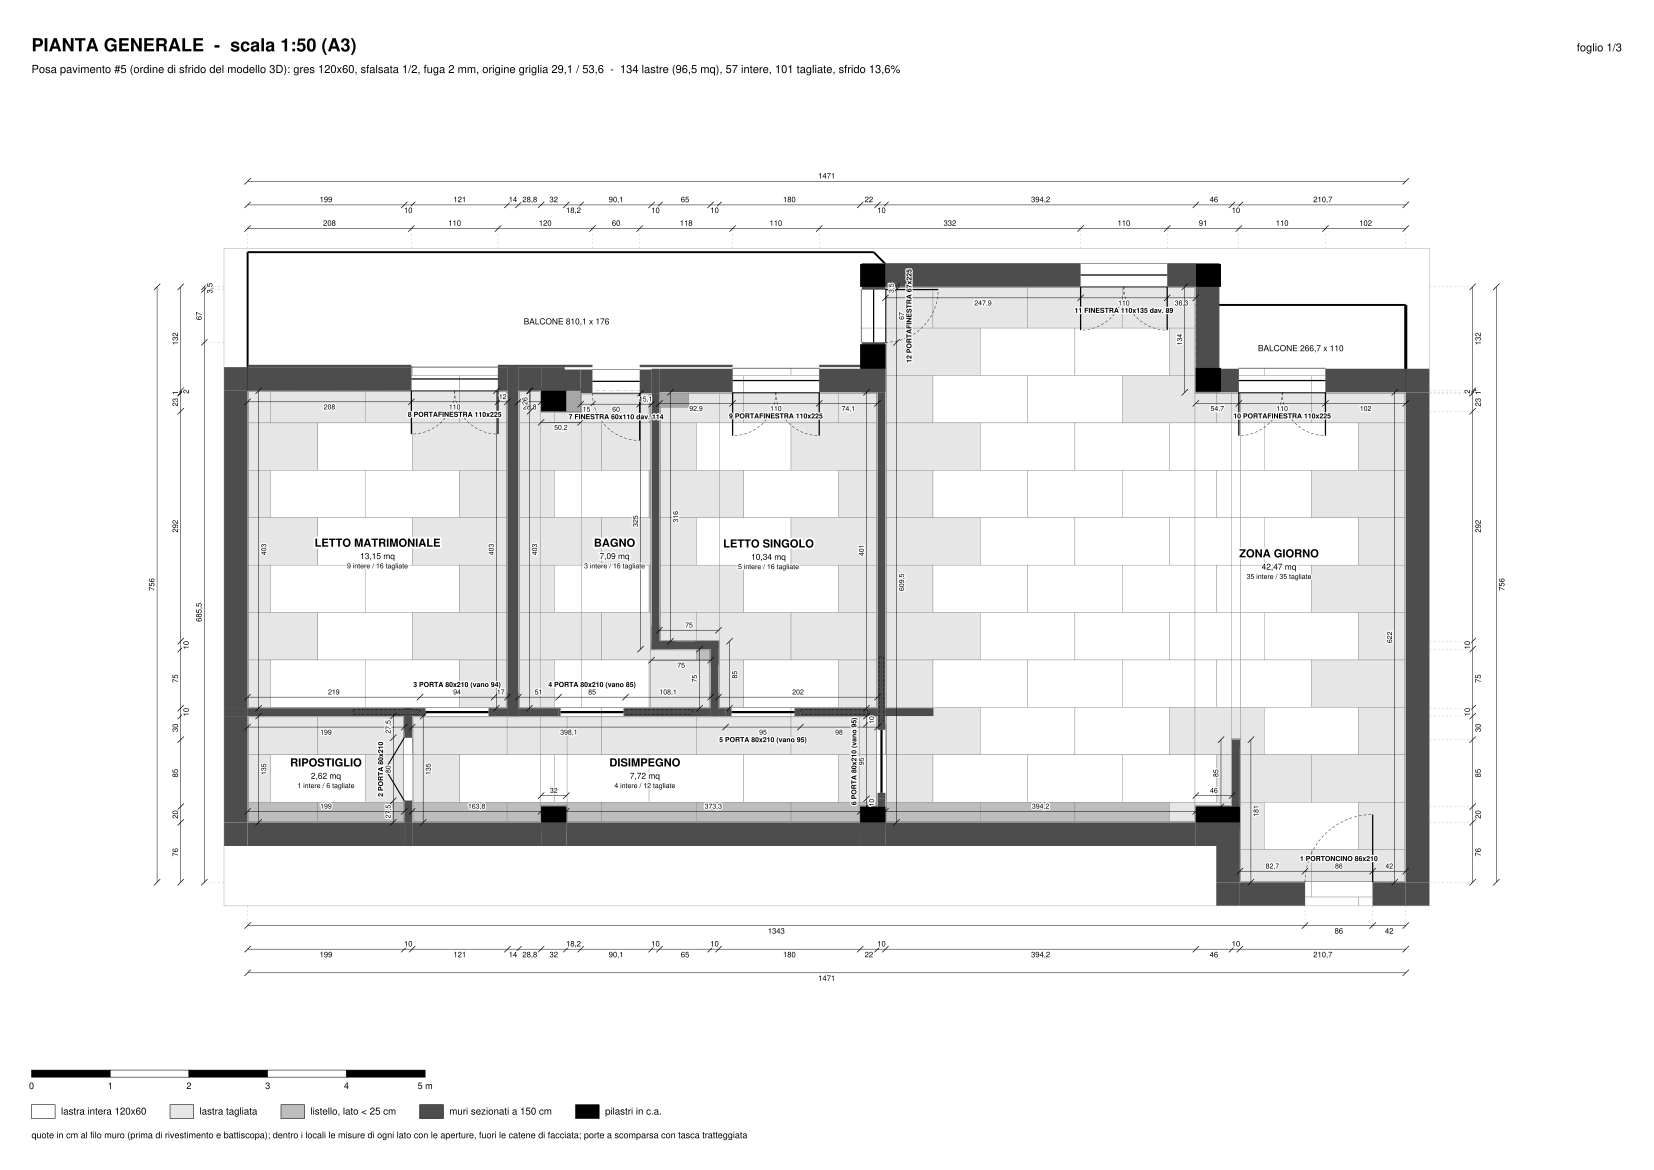

Write Python code to recreate this figure.
"""Piantina 2D in PDF: pianta intera e due ingrandimenti (zona giorno, zona notte).

Su ogni foglio: muri sezionati, infissi, posa del pavimento lastra per lastra,
quote del perimetro, dei muri di ogni locale e delle aperture. La posa e' quella
col numero mostrato nel modello 3D (ordine di sfrido della tabella pavimento).
Tutta la geometria arriva da casa_pianta.py e casa_3d.py: qui non c'e' nessuna misura.

Esecuzione:  python piantina_2d.py            (posa #5 del 3D)
             python piantina_2d.py --posa3d=N
"""

import contextlib
import io
import math
import sys

with contextlib.redirect_stdout(io.StringIO()):
    import casa_pianta as cp
    import casa_3d as c3

from reportlab.lib import colors
from reportlab.lib.pagesizes import A3, landscape, portrait
from reportlab.lib.units import mm
from reportlab.pdfbase.pdfmetrics import stringWidth
from reportlab.pdfgen import canvas

OUT = r"c:\WORK\GH\piantina_2d.pdf"
POSA_3D = 5
for _a in sys.argv[1:]:
    if _a.startswith("--posa3d="):
        POSA_3D = int(_a.split("=", 1)[1])

# stesso ordinamento della tabella del 3D: sfrido crescente, a pari merito l'indice
_ord = sorted(range(len(c3.POSA)), key=lambda k: (c3.POSA[k]["stat"]["sfrido"], k))
K_POSA = _ord[POSA_3D - 1]
I_FORMATO = next(i for i, f in enumerate(cp.FORMATI) if c3._POSA_DI[c3._chiave_pav(f)] == K_POSA)
cp.usa_formato(I_FORMATO)
VAR = cp.OTTIMO
STAT = c3.POSA[K_POSA]["stat"]

H_TAGLIO = 150.0       # quota del piano di sezione: sotto ci sono tutti i davanzali
SCALE = (20, 25, 30, 40, 50, 75, 100)
MARG, TITOLO, LEGENDA, FASCIA = 8 * mm, 15 * mm, 19 * mm, 20 * mm
LIVELLI = (5 * mm, 11 * mm, 17 * mm)     # distanza delle tre catene esterne dal riquadro
DIM_INT = 14.0                           # quote dei locali: rientro dal filo muro (cm)

NOTTE = [n for n in cp.LOCALI if n != "ZONA GIORNO"]
FOGLI = [
    ("PIANTA GENERALE", list(cp.LOCALI), True),
    ("ZONA GIORNO - soggiorno, cucina, ingresso", ["ZONA GIORNO"], False),
    ("ZONA NOTTE - camere, bagno, disimpegno, ripostiglio", NOTTE, False),
]

# bianco e nero: solo grigi, per la stampa
NERO = colors.black
C_MURO = colors.HexColor("#4d4d4d")
C_CA = NERO
C_CANNA = colors.HexColor("#a6a6a6")
C_FUGA = colors.HexColor("#7a7a7a")
C_GRIGIO = colors.HexColor("#9a9a9a")
C_QUOTA = C_EST = C_INFISSO = C_VETRO = C_LOCALE = C_PEZZO = NERO
C_INTERA, C_TAGLIATA, C_LISTELLO = colors.white, colors.HexColor("#e6e6e6"), colors.HexColor("#bdbdbd")
CLASSI = [(C_INTERA, f"lastra intera {cp.NOME_FORMATO}"),
          (C_TAGLIATA, "lastra tagliata"),
          (C_LISTELLO, f"listello, lato < {cp.SLIVER:.0f} cm")]


def tono(c):
    if c["intera"]:
        return C_INTERA
    return C_LISTELLO if c["lato"] < cp.SLIVER else C_TAGLIATA


def fmt(v):
    """Misura in cm: decimale solo se c'e' (rilievo al mm sulle luci)."""
    s = f"{v:.1f}"
    return s[:-2] if s.endswith(".0") else s.replace(".", ",")


def lato_apertura(t, locali):
    """Il lato di locale che ospita l'apertura: (nome, orizz, c, a, b, dentro, va, vb)."""
    tipo, x0, y0, x1, y1, _lb = t
    ao = abs(y1 - y0) < abs(x1 - x0)
    q = y0 if ao else x0
    va, vb = (min(x0, x1), max(x0, x1)) if ao else (min(y0, y1), max(y0, y1))
    for nome in locali:
        for orizz, c, a, b, dentro in cp.lati(cp.LOCALI[nome]["poly"]):
            if orizz == ao and abs(c - q) <= 11 and min(b, vb) - max(a, va) > 1:
                return nome, orizz, c, a, b, dentro, va, vb
    return None


def regione(locali, balconi):
    xs = [p[0] for n in locali for p in cp.LOCALI[n]["poly"]]
    ys = [p[1] for n in locali for p in cp.LOCALI[n]["poly"]]
    r = [min(xs) - cp.SP_EST, min(ys) - cp.SP_EST, max(xs) + cp.SP_EST, max(ys) + cp.SP_EST]
    if balconi:
        for b in cp.BALCONI:
            r = [min(r[0], b[0] - 5), min(r[1], b[1] - 5), max(r[2], b[2] + 5), max(r[3], b[3] + 5)]
    return r


def impagina(reg):
    """Formato e scala standard piu' grande che fa stare la regione nel foglio."""
    rw, rh = reg[2] - reg[0], reg[3] - reg[1]
    for s in SCALE:
        for fmt_ in (landscape(A3), portrait(A3)):
            w, h = fmt_
            aw = w - 2 * MARG - 2 * FASCIA
            ah = h - 2 * MARG - TITOLO - LEGENDA - 2 * FASCIA
            k = 10 * mm / s
            if rw * k <= aw and rh * k <= ah:
                return fmt_, s, k
    raise ValueError("regione troppo grande per l'A3")


class Foglio:
    def __init__(self, cv, reg, locali, generale):
        self.cv, self.reg, self.locali, self.generale = cv, reg, locali, generale
        (self.w, self.h), self.scala, self.k = impagina(reg)
        cv.setPageSize((self.w, self.h))
        rw, rh = (reg[2] - reg[0]) * self.k, (reg[3] - reg[1]) * self.k
        aw = self.w - 2 * MARG - 2 * FASCIA
        ah = self.h - 2 * MARG - TITOLO - LEGENDA - 2 * FASCIA
        self.fx0 = MARG + FASCIA + (aw - rw) / 2
        self.fy1 = self.h - MARG - TITOLO - FASCIA - (ah - rh) / 2
        self.fx1, self.fy0 = self.fx0 + rw, self.fy1 - rh
        self.dim = 5.0 if generale else 6.5

    def X(self, x):
        return self.fx0 + (x - self.reg[0]) * self.k

    def Y(self, y):
        return self.fy1 - (y - self.reg[1]) * self.k

    # ---------------- primitive ----------------
    def rett(self, x0, y0, x1, y1, fill=None, stroke=None, lw=0.3, dash=None):
        cv = self.cv
        cv.saveState()
        if dash:
            cv.setDash(*dash)
        if stroke is not None:
            cv.setStrokeColor(stroke)
            cv.setLineWidth(lw)
        if fill is not None:
            cv.setFillColor(fill)
        cv.rect(self.X(min(x0, x1)), self.Y(max(y0, y1)), abs(x1 - x0) * self.k, abs(y1 - y0) * self.k,
                stroke=int(stroke is not None), fill=int(fill is not None))
        cv.restoreState()

    def linea(self, x0, y0, x1, y1, col, lw, dash=None):
        cv = self.cv
        cv.saveState()
        cv.setStrokeColor(col)
        cv.setLineWidth(lw)
        if dash:
            cv.setDash(*dash)
        cv.line(self.X(x0), self.Y(y0), self.X(x1), self.Y(y1))
        cv.restoreState()

    def testo(self, px, py, s, size, col, bold=False, rot=0, alone=True):
        """Testo centrato nel punto (px, py) della pagina, con alone bianco."""
        cv = self.cv
        font = "Helvetica-Bold" if bold else "Helvetica"
        w = stringWidth(s, font, size)
        cv.saveState()
        cv.translate(px, py)
        cv.rotate(rot)
        if alone:
            t = cv.beginText(-w / 2, -size * 0.35)
            t.setFont(font, size)
            t.setTextRenderMode(1)
            cv.setStrokeColor(colors.white)
            cv.setLineWidth(size * 0.35)
            cv.setLineJoin(1)
            t.textOut(s)
            # il modo di resa resta nello stato grafico: si rimette "pieno" prima di ET
            t.setTextRenderMode(0)
            cv.drawText(t)
        cv.setFillColor(col)
        cv.setFont(font, size)
        cv.drawString(-w / 2, -size * 0.35, s)
        cv.restoreState()

    def tick(self, px, py, col, lw=0.5):
        d = 0.8 * mm
        self.cv.setStrokeColor(col)
        self.cv.setLineWidth(lw)
        self.cv.line(px - d, py - d, px + d, py + d)

    def catena(self, vals, orizz, pos, verso, col, size, estremi=None):
        """Catena di quote in coordinate di pagina: pos e' la quota della linea
        (Y se orizz, X se verticale), verso = +1/-1 dove scrivere i numeri."""
        cv = self.cv
        vals = sorted({round(v, 1) for v in vals})
        if len(vals) < 2:
            return
        P = self.X if orizz else self.Y
        cv.saveState()
        cv.setStrokeColor(col)
        cv.setLineWidth(0.35)
        if orizz:
            cv.line(P(vals[0]), pos, P(vals[-1]), pos)
        else:
            cv.line(pos, P(vals[0]), pos, P(vals[-1]))
        for v in vals:
            self.tick(P(v), pos, col) if orizz else self.tick(pos, P(v), col)
            if estremi is not None:
                cv.setStrokeColor(C_GRIGIO)
                cv.setLineWidth(0.2)
                cv.setDash(1.5, 1.5)
                if orizz:
                    cv.line(P(v), estremi, P(v), pos + verso * 1.2 * mm)
                else:
                    cv.line(estremi, P(v), pos + verso * 1.2 * mm, P(v))
                cv.setDash()
        cv.restoreState()
        prima = None
        for i, (a, b) in enumerate(zip(vals, vals[1:])):
            s = fmt(b - a)
            lung = abs(P(b) - P(a))
            w = stringWidth(s, "Helvetica", size)
            off = 0.6 * mm + size * 0.4
            # numeri che non stanno nel tratto: sfalsati sull'altro lato, a turno
            if w + 1.5 > lung:
                prima = not prima if prima is not None else True
                if prima:
                    off = -off
            else:
                prima = None
            m = (P(a) + P(b)) / 2
            if orizz:
                self.testo(m, pos + verso * off, s, size, col)
            else:
                self.testo(pos + verso * off, m, s, size, col, rot=90)

    # ---------------- contenuto ----------------
    def posa(self):
        for nome in cp.LOCALI:
            for c in VAR["loc"][nome]["celle"]:
                col = tono(c)
                for p in c["parti"]:
                    self.rett(p[0], p[1], p[2], p[3], fill=col, stroke=C_FUGA, lw=0.25)
        # il pavimento prosegue sotto le porte, con la stessa griglia
        interne = {s["k"] for s in cp.SOGLIE_INTERNE} if VAR.get("o_loc") else set()
        for nome, k, r in c3.soglie_loc:
            if k in interne:
                continue
            ox, oy = VAR.get("o_loc", {}).get(nome, VAR["o"])
            for a0, a1, b0, b1 in cp._griglia(r, ox, oy):
                x0, x1 = max(a0, r[0]), min(a1, r[2])
                y0, y1 = max(b0, r[1]), min(b1, r[3])
                if x1 - x0 > 0.05 and y1 - y0 > 0.05:
                    self.rett(x0, y0, x1, y1, fill=colors.white, stroke=C_FUGA, lw=0.25)
        for d in cp.LOCALI.values():
            p = self.cv.beginPath()
            pts = d["fin"]
            p.moveTo(self.X(pts[0][0]), self.Y(pts[0][1]))
            for x, y in pts[1:]:
                p.lineTo(self.X(x), self.Y(y))
            p.close()
            self.cv.setStrokeColor(C_FUGA)
            self.cv.setLineWidth(0.35)
            self.cv.drawPath(p, stroke=1, fill=0)

    def balconi(self):
        cv = self.cv
        for x0, y0, x1, y1, rn, ro, re, sm in cp.BALCONI:
            pts = ((x0, y0), (x1 - sm, y0), (x1, y0 + sm), (x1, y1), (x0, y1))
            p = cv.beginPath()
            p.moveTo(self.X(pts[0][0]), self.Y(pts[0][1]))
            for x, y in pts[1:]:
                p.lineTo(self.X(x), self.Y(y))
            p.close()
            cv.saveState()
            cv.setFillColor(colors.white)
            cv.setStrokeColor(C_GRIGIO)
            cv.setLineWidth(0.3)
            cv.setDash(3, 2)
            cv.drawPath(p, stroke=1, fill=1)
            cv.restoreState()
            ring = []
            if rn:
                ring.append((x0, y0, x1 - sm, y0))
                if sm:
                    ring.append((x1 - sm, y0, x1, y0 + sm))
            if ro:
                ring.append((x0, y0, x0, y1))
            if re:
                ring.append((x1, y0 + sm, x1, y1))
            for r in ring:
                self.linea(*r, NERO, 1.4)
            self.testo(self.X((x0 + x1) / 2), self.Y((y0 + y1) / 2), f"BALCONE {fmt(x1 - x0)} x {fmt(y1 - y0)}",
                       self.dim + 1, NERO)
        for x0, y0, x1, y1, _h in cp.SEPARE:
            self.linea(x0, y0, x1, y1, NERO, 2.2)

    def muri(self):
        for a, b, cc, orizz, q0, q1, sp in c3.muri:
            if not q0 <= H_TAGLIO < q1:
                continue
            if orizz:
                self.rett(a, cc - sp / 2, b, cc + sp / 2, fill=C_MURO)
            else:
                self.rett(cc - sp / 2, a, cc + sp / 2, b, fill=C_MURO)
        # i muri sono generati lato per lato: negli spigoli convessi dei locali
        # (angoli esterni e innesti dei tramezzi) resta un quadrato vuoto
        def verso(d):
            """Normale verso l'interno del locale per un lato percorso nella direzione d."""
            return (-math.copysign(1, d[1]) if d[1] else 0, math.copysign(1, d[0]) if d[0] else 0)

        def sp_presso(nome, v, d, s):
            """Spessore del muro del lato di direzione d, nei 3 cm accanto al vertice v."""
            orizz = bool(d[0])
            c, t = (v[1], v[0]) if orizz else (v[0], v[1])
            return cp.spessore(nome, c, orizz, *sorted((t, t + s * math.copysign(3, d[0] or d[1]))))

        for nome, d in cp.LOCALI.items():
            poly = d["poly"]
            for i, v in enumerate(poly):
                p, q = poly[i - 1], poly[(i + 1) % len(poly)]
                da = (v[0] - p[0], v[1] - p[1])
                db = (q[0] - v[0], q[1] - v[1])
                na, nb = verso(da), verso(db)
                if db[0] * na[0] + db[1] * na[1] <= 0:      # spigolo rientrante
                    continue
                ta, tb = sp_presso(nome, v, da, -1), sp_presso(nome, v, db, 1)
                self.rett(v[0], v[1], v[0] - na[0] * ta - nb[0] * tb, v[1] - na[1] * ta - nb[1] * tb,
                          fill=C_MURO)
        for x0, y0, x1, y1, lb in cp.PILASTRI:
            self.rett(x0, y0, x1, y1, fill=C_CA)
            if not self.generale:
                self.testo(self.X((x0 + x1) / 2), self.Y((y0 + y1) / 2), lb, self.dim, colors.white,
                           bold=True, alone=False)
        for x0, y0, x1, y1, lb in cp.CANNE:
            self.rett(x0, y0, x1, y1, fill=C_CANNA)

    def infissi(self):
        cv = self.cv
        for n, t in enumerate(cp.APERTURE, 1):
            tipo = t[0]
            lato = lato_apertura(t, cp.LOCALI)
            if not lato:
                continue
            nome, orizz, c, a, b, dentro, va, vb = lato
            sp = cp.spessore(nome, c, orizz, va, vb)
            cc = c - dentro * sp / 2

            def P(s, q):   # s lungo il muro, q trasversale
                return (self.X(s), self.Y(q)) if orizz else (self.X(q), self.Y(s))

            def seg(s0, q0, s1, q1, col, lw, dash=None):
                cv.saveState()
                cv.setStrokeColor(col)
                cv.setLineWidth(lw)
                if dash:
                    cv.setDash(*dash)
                cv.line(*P(s0, q0), *P(s1, q1))
                cv.restoreState()

            def arco(cs, cq, r, s_da, q_da):
                """Quarto di cerchio dal punto (s_da, q_da) attorno al cardine (cs, cq)."""
                pts = []
                a0 = math.atan2(q_da - cq, s_da - cs)
                a1 = math.atan2(dentro, 0)
                da = (a1 - a0 + math.pi) % (2 * math.pi) - math.pi
                for i in range(25):
                    an = a0 + da * i / 24
                    pts.append(P(cs + r * math.cos(an), cq + r * math.sin(an)))
                p = cv.beginPath()
                p.moveTo(*pts[0])
                for q in pts[1:]:
                    p.lineTo(*q)
                cv.saveState()
                cv.setStrokeColor(C_INFISSO)
                cv.setLineWidth(0.3)
                cv.setDash(2, 1.5)
                cv.drawPath(p, stroke=1, fill=0)
                cv.restoreState()

            def anta(cardine, libero):
                """Anta a battente aperta a 90 gradi verso il locale, con il suo arco."""
                r = abs(libero - cardine)
                seg(cardine, c, cardine, c + dentro * r, C_INFISSO, 0.9)
                arco(cardine, c, r, libero, c)

            if tipo in ("finestra", "portafinestra"):
                # telaio a filo interno e vetro
                seg(va, c, vb, c, C_VETRO, 0.5)
                seg(va, cc, vb, cc, C_VETRO, 0.9)
                seg(va, c - dentro * sp, vb, c - dentro * sp, C_VETRO, 0.3)
                if c3.ANTE_N.get(n, 1) == 2:
                    m = (va + vb) / 2
                    anta(va, m)
                    anta(vb, m)
                elif c3.CARDINI.get(n, 1):
                    anta(vb, va)
                else:
                    anta(va, vb)
            elif tipo == "battente":
                if c3.CARDINI.get(n, 1):
                    anta(vb, va)
                else:
                    anta(va, vb)
            elif n in cp.PIEGHEVOLI:
                m = (va + vb) / 2
                seg(va, c, m, c + dentro * 24, C_INFISSO, 0.8)
                seg(m, c + dentro * 24, vb, c, C_INFISSO, 0.8)
            else:
                # scomparsa: anta chiusa nel vano e tasca tratteggiata nel muro
                la, lb = va, vb
                if vb - va > cp.ANTA + 1:
                    mg = (vb - va - cp.ANTA) / 2
                    la, lb = va + mg, vb - mg
                seg(la, cc, lb, cc, C_INFISSO, 1.6)
                if n in cp.TASCHE:
                    t0, t1 = cp.TASCHE[n]
                    for q in (cc - 3, cc + 3):
                        seg(t0, q, t1, q, C_INFISSO, 0.35, (2, 1.2))
                    for s in (t0, t1):
                        seg(s, cc - 3, s, cc + 3, C_INFISSO, 0.35, (2, 1.2))

    def quote_locali(self):
        """Una quota per lato di ogni locale; dove ci sono aperture diventa una catena."""
        assegnate = {}
        for n, t in enumerate(cp.APERTURE, 1):
            lato = lato_apertura(t, self.locali)
            if lato:
                assegnate.setdefault((lato[0], lato[1], round(lato[2], 1)), []).append((n, t, lato))
        for nome in self.locali:
            for orizz, c, a, b, dentro in cp.lati(cp.LOCALI[nome]["poly"]):
                if b - a < 25:
                    continue
                vals = [a, b]
                for n, t, (_nm, _o, _c, _a, _b, _d, va, vb) in assegnate.get((nome, orizz, round(c, 1)), []):
                    vals += [max(va, a), min(vb, b)]
                q = c + dentro * DIM_INT
                pos = self.Y(q) if orizz else self.X(q)
                verso = -dentro if orizz else dentro
                self.catena(vals, orizz, pos, verso, C_QUOTA, self.dim)
        # sigla di ogni apertura, dentro il locale che la quota
        for lst in assegnate.values():
            for n, t, (nome, orizz, c, a, b, dentro, va, vb) in lst:
                tipo = t[0]
                z0, z1 = cp.quote_vano(n, tipo)
                if tipo in ("porta", "passaggio"):
                    luce = min(vb - va, cp.ANTA)
                    s = f"{n} PORTA {fmt(luce)}x{fmt(z1 - z0)}"
                    if vb - va > luce + 1:
                        s += f" (vano {fmt(vb - va)})"
                elif tipo == "battente":
                    s = f"{n} PORTONCINO {fmt(vb - va)}x{fmt(z1 - z0)}"
                elif tipo == "finestra":
                    s = f"{n} FINESTRA {fmt(vb - va)}x{fmt(z1 - z0)} dav. {fmt(z0)}"
                else:
                    s = f"{n} PORTAFINESTRA {fmt(vb - va)}x{fmt(z1 - z0)}"
                q = c + dentro * (DIM_INT + 16)
                m = (va + vb) / 2
                if orizz:
                    self.testo(self.X(m), self.Y(q), s, self.dim, C_INFISSO, bold=True)
                else:
                    self.testo(self.X(q), self.Y(m), s, self.dim, C_INFISSO, bold=True, rot=90)

    def etichette(self):
        for nome in self.locali:
            d = cp.LOCALI[nome]
            l = VAR["loc"][nome]
            x0, y0, x1, y1 = d["bb"]
            cx, cy = d.get("lab", ((x0 + x1) / 2, (y0 + y1) / 2))
            px, py = self.X(cx), self.Y(cy)
            s = self.dim + 3
            self.testo(px, py + s * 0.6, nome, s, C_LOCALE, bold=True)
            self.testo(px, py - s * 0.6, f"{d['area']:.2f} mq".replace(".", ","), self.dim + 1, C_LOCALE)
            self.testo(px, py - s * 0.6 - self.dim * 1.4,
                       f"{l['intere']} intere / {l['tagli']} tagliate", self.dim, C_LOCALE)

    def pezzi(self):
        """Misure dei pezzi tagliati, scritte dentro il pezzo se ci stanno."""
        size = 4.2
        for nome in self.locali:
            for c in VAR["loc"][nome]["celle"]:
                if c["intera"]:
                    continue
                x0 = min(p[0] for p in c["parti"])
                y0 = min(p[1] for p in c["parti"])
                x1 = max(p[2] for p in c["parti"])
                y1 = max(p[3] for p in c["parti"])
                # la cella comprende una fuga: la lastra e' piu' corta di quella
                lx, ly = c["dx"] - cp.FUGA, c["dy"] - cp.FUGA
                if lx > cp.PIASTRELLA_X - 0.5 and ly > cp.PIASTRELLA_Y - 0.5:
                    continue
                s = f"{lx:.0f}x{ly:.0f}"
                w = stringWidth(s, "Helvetica", size)
                bw, bh = (x1 - x0) * self.k, (y1 - y0) * self.k
                px, py = self.X((x0 + x1) / 2), self.Y((y0 + y1) / 2)
                if w + 2 < bw and bh > size + 2:
                    self.testo(px, py, s, size, C_PEZZO, alone=False)
                elif w + 2 < bh and bw > size + 2:
                    self.testo(px, py, s, size, C_PEZZO, rot=90, alone=False)

    def quote_esterne(self):
        """Tre catene per lato: aperture in facciata, fili dei muri, totale."""
        xs = [p[0] for n in self.locali for p in cp.LOCALI[n]["poly"]]
        ys = [p[1] for n in self.locali for p in cp.LOCALI[n]["poly"]]
        vani = {"top": [], "bottom": [], "left": [], "right": []}
        rects = [r for d in cp.LOCALI.values() for r in d["rect"]]
        for n, t in enumerate(cp.APERTURE, 1):
            if t[0] not in ("finestra", "portafinestra", "battente"):
                continue
            lato = lato_apertura(t, self.locali)
            if not lato:
                continue
            nome, orizz, c, a, b, dentro, va, vb = lato
            m = (va + vb) / 2
            # in facciata solo se verso l'esterno non c'e' un altro locale davanti
            if orizz:
                davanti = any(r[0] < m < r[2] and (r[3] < c - 1 if dentro > 0 else r[1] > c + 1) for r in rects)
                lato_f = "top" if dentro > 0 else "bottom"
            else:
                davanti = any(r[1] < m < r[3] and (r[2] < c - 1 if dentro > 0 else r[0] > c + 1) for r in rects)
                lato_f = "left" if dentro > 0 else "right"
            if not davanti:
                vani[lato_f] += [va, vb]
        for lato, orizz, base, verso, vv in (
                ("top", True, self.fy1, 1, xs), ("bottom", True, self.fy0, -1, xs),
                ("left", False, self.fx0, -1, ys), ("right", False, self.fx1, 1, ys)):
            catene = [vani[lato] + [min(vv), max(vv)] if vani[lato] else [], vv, [min(vv), max(vv)]]
            for liv, vals in zip(LIVELLI, catene):
                if vals:
                    self.catena(vals, orizz, base + verso * liv, verso, C_EST, self.dim + 0.5,
                                estremi=base if liv == LIVELLI[0] or not catene[0] and liv == LIVELLI[1] else None)

    # ---------------- foglio ----------------
    def disegna(self, titolo, n_foglio):
        cv = self.cv
        cv.saveState()
        p = cv.beginPath()
        p.rect(self.fx0, self.fy0, self.fx1 - self.fx0, self.fy1 - self.fy0)
        cv.clipPath(p, stroke=0, fill=0)
        self.balconi()
        self.posa()
        self.muri()
        self.infissi()
        if not self.generale:
            self.pezzi()
        self.quote_locali()
        self.etichette()
        cv.restoreState()
        cv.setStrokeColor(C_GRIGIO)
        cv.setLineWidth(0.3)
        cv.rect(self.fx0, self.fy0, self.fx1 - self.fx0, self.fy1 - self.fy0)
        self.quote_esterne()
        self.cartiglio(titolo, n_foglio)

    def cartiglio(self, titolo, n_foglio):
        cv = self.cv
        f = cp.FORMATO
        cv.setFillColor(NERO)
        cv.setFont("Helvetica-Bold", 13)
        cv.drawString(MARG, self.h - MARG - 5 * mm, f"{titolo}  -  scala 1:{self.scala} (A3)")
        cv.setFont("Helvetica", 8)
        orig = "origine ottimale per ogni stanza" if VAR.get("o_loc") else \
            f"origine griglia {fmt(VAR['o'][0])} / {fmt(VAR['o'][1])}"
        cv.drawString(MARG, self.h - MARG - 10.5 * mm,
                      f"Posa pavimento #{POSA_3D} (ordine di sfrido del modello 3D): gres {c3.POSA[K_POSA]['nome']}, "
                      f"fuga {f['fuga'] * 10:.0f} mm, {orig}  -  {STAT['lastre']} lastre ({fmt(STAT['mq'])} mq), "
                      f"{STAT['intere']} intere, {STAT['tagli']} tagliate, sfrido {fmt(STAT['sfrido'])}%")
        cv.drawRightString(self.w - MARG, self.h - MARG - 5 * mm, f"foglio {n_foglio}/{len(FOGLI)}")
        # scala grafica (1 m per tacca), legenda e note dal basso verso l'alto
        n = 5 if self.k * 500 < 120 * mm else 3
        sx, sy = MARG, MARG + 12.5 * mm
        cv.setStrokeColor(NERO)
        cv.setLineWidth(0.4)
        for i in range(n):
            cv.setFillColor(NERO if i % 2 == 0 else colors.white)
            cv.rect(sx + i * 100 * self.k, sy + 3 * mm, 100 * self.k, 1.8 * mm, stroke=1, fill=1)
        cv.setFillColor(NERO)
        cv.setFont("Helvetica", 6.5)
        for i in range(n + 1):
            cv.drawCentredString(sx + i * 100 * self.k, sy, f"{i} m" if i == n else str(i))
        y = MARG + 5 * mm
        x = MARG
        cv.setFont("Helvetica", 7)
        for col, lab in CLASSI + [(C_MURO, f"muri sezionati a {H_TAGLIO:.0f} cm"), (C_CA, "pilastri in c.a.")]:
            cv.setFillColor(col)
            cv.setStrokeColor(NERO)
            cv.setLineWidth(0.4)
            cv.rect(x, y, 6 * mm, 3.5 * mm, stroke=1, fill=1)
            cv.setFillColor(NERO)
            cv.drawString(x + 7.5 * mm, y + 1 * mm, lab)
            x += 7.5 * mm + stringWidth(lab, "Helvetica", 7) + 6 * mm
        cv.setFont("Helvetica", 6.5)
        nota = ("quote in cm al filo muro (prima di rivestimento e battiscopa); dentro i locali le misure di "
                "ogni lato con le aperture, fuori le catene di facciata; porte a scomparsa con tasca tratteggiata")
        if not self.generale:
            nota += "; nei pezzi tagliati la misura della lastra (x per y)"
        cv.drawString(MARG, MARG, nota)


def main():
    cv = canvas.Canvas(OUT)
    cv.setTitle(f"Piantina 2D - posa #{POSA_3D} {c3.POSA[K_POSA]['nome']}")
    for i, (titolo, locali, generale) in enumerate(FOGLI, 1):
        reg = regione(locali, balconi=generale)
        Foglio(cv, reg, locali, generale).disegna(titolo, i)
        cv.showPage()
    try:
        cv.save()
        print("scritto:", OUT)
    except PermissionError as e:
        print("pdf non scritto (aperto in un visualizzatore?):", e)


if __name__ == "__main__":
    main()
